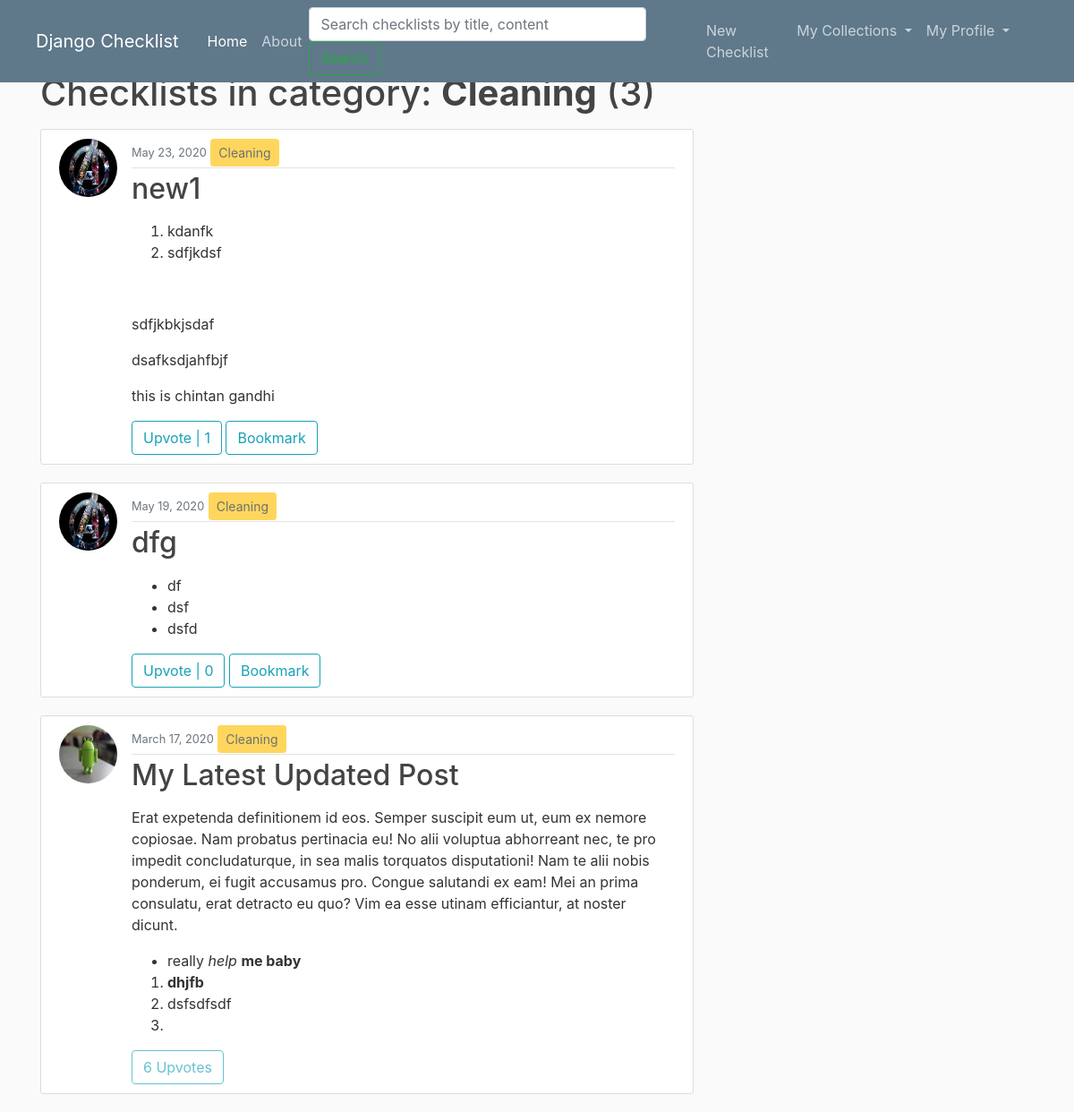
/checklist/Cleaning/ (signed in), run on the app's committed database.
### checklist/models.py (models this page shows, shortened)
class Category(models.Model):
	name = models.CharField(max_length=30)
	def __str__(self):
		return self.name

class Checklist(models.Model):
	title = models.CharField(max_length=100)
	content = RichTextField()
	date_posted = models.DateTimeField(default=timezone.now)
	author = models.ForeignKey(User, on_delete = models.CASCADE)
	visibility = models.IntegerField(default=0)
	category = models.ForeignKey('Category', null=True, on_delete = models.SET_NULL)

### users/models.py (models this page shows, shortened)
class Profile(models.Model):
	user = models.OneToOneField(User, on_delete = models.CASCADE)
	image = models.ImageField(default='default.jpg', upload_to='profile_pics')

### checklist/views.py (the view)
# urls.py: path('checklist/<str:category>/', views.CategoryChecklistListView.as_view(), name='category')
class CategoryChecklistListView(ListView):
	model = Checklist
	template_name = 'checklist/category_checklists.html' # <app_name>/<model>_<viewtype>.html
	paginate_by = 5
	def get_context_data(self, **kwargs):
		context = super(CategoryChecklistListView, self).get_context_data(**kwargs)
		print('CATEGORY: '+self.kwargs.get('category'))
		category = get_object_or_404(Category, name=self.kwargs.get('category'))
		upvotes_cnt_list = []
		checklists_var = Checklist.objects.filter(category_id=category.id).order_by('-date_posted')
		for checklist in checklists_var:
			upvotes_cnt_list.append(Upvote.objects.filter(checklist=checklist).count())
		checklist_upvotes = zip(checklists_var, upvotes_cnt_list)
		paginator = Paginator(list(checklist_upvotes), self.paginate_by)
		page = self.request.GET.get('page')
		try:
			page_checklist_upvotes = paginator.page(page)
		except PageNotAnInteger:
			page_checklist_upvotes = paginator.page(1)
		except EmptyPage:
			page_checklist_upvotes = paginator.page(paginator.num_pages)
		context['checklist_upvotes'] = page_checklist_upvotes
		context['title'] = 'user'
		context['is_paginated'] = page_checklist_upvotes.has_other_pages
		return context

### checklist/templates/checklist/category_checklists.html (shortened to what this page needs)
{% extends "checklist/base.html" %}
{% block content %}
	<h1 class="mb-3">Checklists in category: <strong>{{ view.kwargs.category }}</strong> ({{ checklist_upvotes.paginator.count }})</h1>
	{% for checklist, uvote in checklist_upvotes %}
		<article class="media content-section">
			<img class="rounded-circle article-img" src="{{ checklist.author.profile.image.url }}">
		  <div class="media-body">
		    <div class="article-metadata">
		      <small class="text-muted">{{ checklist.date_posted|date:'F d, Y' }}</small>
		      <button class="btn btn-sm btn-warning" disabled>{{ checklist.category }}</button>
		    </div>
		    <h2><a class="article-title" href="{% url 'checklist-detail' checklist.id %}">{{ checklist.title }}</a></h2>
		    <p class="article-content">{{ checklist.content|safe }}</p>
		    {% if user.is_authenticated and checklist.author.username != user.username %}
				<a class="btn btn-outline-info" href="{% url 'checklist-upvote' checklist.id %}">Upvote | {{ uvote }}</a>
				<a class="btn btn-outline-info" href="{% url 'checklist-bookmark' checklist.id %}">Bookmark</a>
			{% else %}
				<a class="btn btn-outline-info disabled">{{ uvote }} Upvotes</a>
			{% endif %}
		  </div>
		</article>
	{% endfor %}
{% endblock content  %}

### checklist/static/checklist/main.css (style rules this page uses)
body { background: #fafafa; color: #333333; margin-top: 5rem; }
h1, h2, h3, h4, h5, h6 { color: #444444; }
ul { margin: 0; }
.content-section { background: #ffffff; padding: 10px 20px; border: 1px solid #dddddd; border-radius: 3px; margin-bottom: 20px; }
.article-title { color: #444444; }
.article-content { white-space: pre-line; }
.article-img { height: 65px; width: 65px; margin-right: 16px; }
.article-metadata { padding-bottom: 1px; margin-bottom: 4px; border-bottom: 1px solid #e3e3e3 }

### data on the page
Category: kwargs.category "Cleaning"
Checklist: author.profile.image (placeholder picture), date_posted "May 23, 2020", category "Cleaning", title "new1", content "kdanfk sdfjkdsf sdfjkbkjsdaf dsafksdjahfbjf this is chintan gandhi", uvote "1"
Checklist: author.profile.image (placeholder picture), date_posted "May 19, 2020", category "Cleaning", title "dfg", content "df dsf dsfd", visibility "0"
Checklist: author.profile.image (picture), date_posted "March 17, 2020", category "Cleaning", title "My Latest Updated Post", content "Erat expetenda definitionem id eos. Semper suscipit eum ut, eum ex nemore copiosae. Nam probatus pertinacia eu! No alii voluptua abhorreant nec, te pro impedit concludaturque, in sea malis torquatos disputationi! Nam te alii nobis ponderum, ei fugit accusamus pro. Congue salutandi ex eam! Mei an prima consulatu, erat detracto eu quo? Vim ea esse utinam efficiantur, at noster dicunt. really help me baby dhjfb dsfsdfsdf", uvote "6"

### other printed values
{{ checklist_upvotes.paginator.count }} "3"
